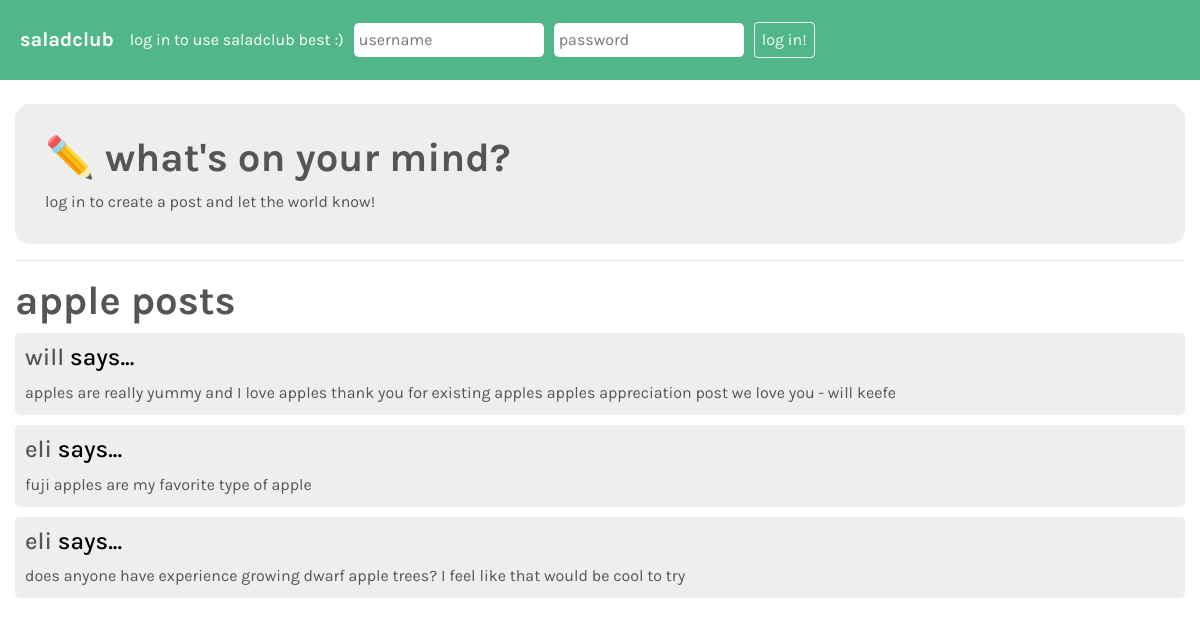
/plant/apple/, run on the app's committed database.
### plants/models.py (models this page shows, shortened)
class Plant(models.Model):
	plant_name = models.CharField(max_length=100) # no limit -- these will not be generated by users
	plant_type = models.CharField(max_length=20, null=True, blank=True) # fruit, vegetable, herb, etc.
	plant_emoji = models.CharField(max_length=1, null=True, blank=True) # emoji for display

class Post(models.Model):
	post_content = models.CharField(max_length=1000) # in case there is a lot of explaining to do :)
	post_plant = models.ForeignKey(Plant, on_delete=models.CASCADE, null=True, blank=True, default=None) # when the plant is deleted (shouldn't happen), remove posts
	author = models.ForeignKey(User, on_delete=models.CASCADE) # had to add null possibility?
	pub_date = models.DateTimeField('date published')
	post_parent = models.ForeignKey('self', on_delete=models.CASCADE, null=True, blank=True, default=None) # post deletes if the parent post deletes
	helpful = models.IntegerField(default=0) # for people who think the most is helpful (basically a 'like')
	also_questioning = models.IntegerField(default=0) # a 'like' to indicate that other people have the same issue

### plants/views.py (the view, shortened to what this page needs)
# urls.py: path('plant/<str:plantname>/', views.plant.as_view(), name='plantinfo'),
class plant(View):
	def get(self, request, plantname):
		post_objects = Post.objects.order_by('id')
		template = loader.get_template('plant.html')
		form = AuthenticationForm()
		form.fields['username'].widget.attrs.update({
			'placeholder': 'username',
		})
		form.fields['password'].widget.attrs.update({
			'placeholder': 'password'
 		})
		context = {
			'plantname': plantname,
			'posts': post_objects.filter(post_plant = Plant.objects.order_by('plant_name').get(plant_name = plantname)),
			'form': form
		}
		return HttpResponse(template.render(context, request))

### plants/templates/plant.html (shortened to what this page needs)
<!DOCTYPE html>
<html>
	<head>
		<link rel="stylesheet" href="https://maxcdn.bootstrapcdn.com/bootstrap/4.0.0/css/bootstrap.min.css">
		{% load static %}
		<link rel="stylesheet" href="{% static '/plants/style.css' %}">
	</head>
	<body>
		<nav class="navbar navbar-expand-sm navbar-custom">
			<a class="navbar-brand" href="/"> saladclub </a>
			{% if user.is_authenticated %}
			<a class="nav-item" href="/user/{{ user.username }}"> welcome, {{ user.username }}! view your profile or </a>
			<form class="form-inline" action="/" method="POST">
				{% csrf_token %}
				<!-- This code was taken from Dr. J's repository, using a
				hidden input to log the user out. -->
				<input type="hidden" name="logout" value="logout"></input>
				<button id="logout" class="btn btn-outline-light" type="submit"> log out </button>
			</form>
			{% else %}
				<span class="navbar-text"> log in to use saladclub best :) </span>
				<form class="form-inline" action="/" method="POST">
					<span class="usernameinput" style="margin-right: 10px"> {{ form.username }} </span>
					<span class="usernameinput"> {{ form.password }} </span>
					<button id="login" class="btn btn-outline-light" type="submit">log in!</button>
				</form>
			{% endif %}
		</nav>
		<br />
		<div class="container-fluid">
			{% if user.is_authenticated %}
			<div class="info-card" style="height: 330px;">
				<form method="POST">
					{% csrf_token %}
					<h1> ✏️ what's on your mind? </h1>
					<p> let the world know! publish a post here. 1000 character limit. </p>
					<textarea name="postcontent" style="width: 100%; height: 115px; border-radius: 15px; border: none; padding: 15px;"></textarea>
					<button class="btn btn-outline-dark" style="margin-top: 20px; width: 100%;" type="submit"> post! </button>
				</form>
			</div>
			{% else %}
			<div class="info-card" style="height: 140px;">
				<h1> ✏️ what's on your mind? </h1>
				<p> log in to create a post and let the world know! </p>
			</div>
			{% endif %}
			<hr />
			<h1>{{ plantname }} posts </h1>
			{% for post in posts %}
				{% if post.post_parent == None %}
				<li class="postli">
					<h4> <a href="/user/{{ post.author }}">{{ post.author }}</a> says... </h4>
					<a href="/post/{{ post.id }}/">{{ post.post_content }}</a>
				</li>
				{% endif %}
			{% endfor %}
		</div>
	</body>
</html>

### plants/static/plants/style.css (style rules this page uses)
h1, h2, h4, p, a, navbar-brand { font-family: 'Karla', sans-serif; color: #555; }
h1, h2 { font-weight: 700; }
p { font-weight: 400; }
.navbar-custom { background-color: #52b788; padding: 20px; }
.navbar-text { font-family: 'Karla', sans-serif; color: white; margin-right: 10px; }
.navbar-brand { font-weight: 700; color: white; }
#login, #logout { font-family: 'Karla', sans-serif; margin-left: 10px; padding-left: 7px; padding-right: 7px; padding-top: 5px; padding-bottom: 5px; }
.info-card { font-family: 'Karla', sans-serif; height: 225px; padding: 30px; color: #555; background-color: #eee; border-radius: 15px; margin-bottom: 10px; }
.usernameinput input { border: none; border-radius: 5px; padding: 5px; font-family: 'Karla', sans-serif; }
.postli { background-color: #eee; margin-bottom: 10px; padding: 10px; border-radius: 5px; list-style-type: none; }
.postli h4 { color: #000; }

### data on the page
Plant: plant_name "apple"
Post: author "will", post_content "apples are really yummy and I love apples thank you for existing apples apples appreciation post we love you - will keefe"
Post: author "eli", post_content "fuji apples are my favorite type of apple"
Post: author "eli", post_content "does anyone have experience growing dwarf apple trees? I feel like that would be cool to try"
